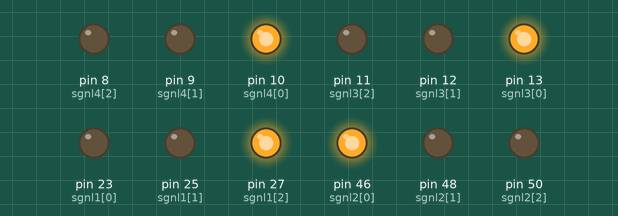
Recording of a sketch running on a simulated Arduino Mega 2560, built with avr-gcc and run on an emulated ATmega2560. On the bench: output pins drawn as LEDs (lit = HIGH).

Above: at 0.1 s.
At 5.1 s:
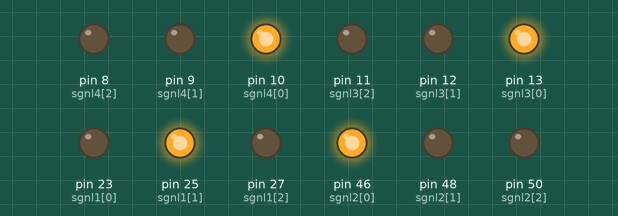
At 12.1 s:
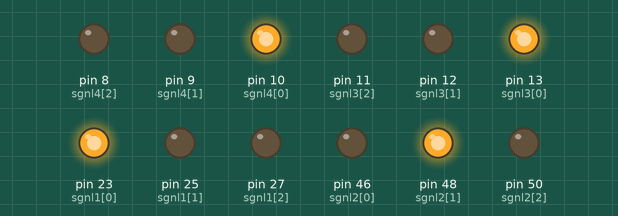
At 19.1 s:
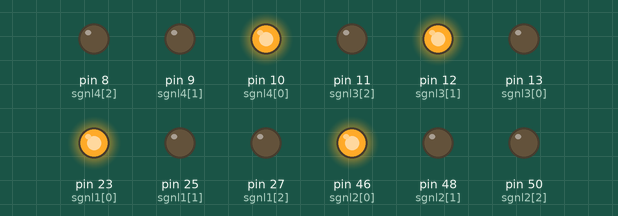
At 26.1 s:
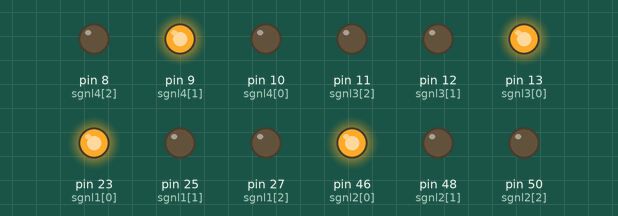
At 35.1 s:
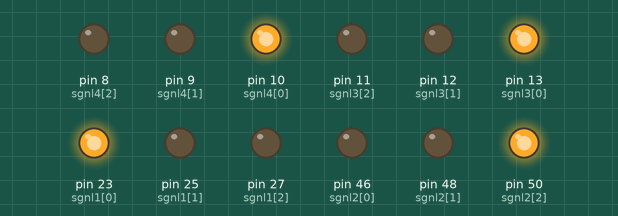
Timing chart, 0 to 36.6 s (numbered marks = the images above):
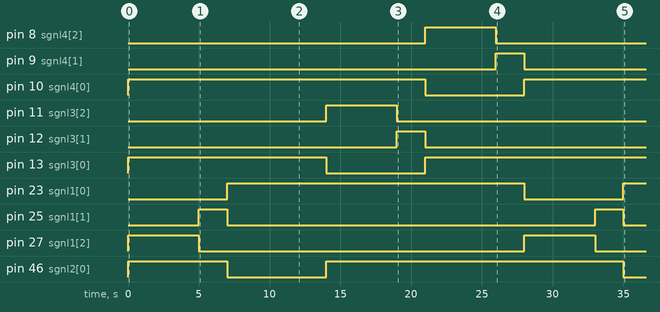

Measured:
- by itself, pin 8 (sgnl4[2]): LOW → HIGH at 21.0 s, → LOW 5.0 s later
- by itself, pin 9 (sgnl4[1]): LOW → HIGH at 26.0 s, → LOW 2.0 s later
- by itself, pin 10 (sgnl4[0]): LOW → HIGH at 0.00 s, → LOW 21.0 s later, → HIGH 7.0 s later
- by itself, pin 11 (sgnl3[2]): LOW → HIGH at 14.0 s, → LOW 5.0 s later
- by itself, pin 12 (sgnl3[1]): LOW → HIGH at 19.0 s, → LOW 2.0 s later
- by itself, pin 13 (sgnl3[0]): LOW → HIGH at 0.00 s, → LOW 14.0 s later, → HIGH 7.0 s later
- by itself, pin 23 (sgnl1[0]): LOW → HIGH at 7.0 s, → LOW 21.0 s later, → HIGH 7.0 s later
- by itself, pin 25 (sgnl1[1]): alternates HIGH for 2.0 s and LOW for 26.0 s

The sketch:

Task1_Anushri.ino
```cpp
int sgnl1[] = {23, 25, 27};
int sgnl2[] = {46, 48, 50};
int sgnl3[] = {13, 12, 11};
int sgnl4[] = {10, 9, 8};
int rDelay = 5000;
int yDelay = 2000;
void setup()
{
  for (int i = 0; i < 3; i++)                    // Declaring all LED's as output
  {
    pinMode(sgnl1[i], OUTPUT);
    pinMode(sgnl2[i], OUTPUT);
    pinMode(sgnl3[i], OUTPUT);
    pinMode(sgnl4[i], OUTPUT);
  }
}
void loop()
{
  digitalWrite(sgnl1[2], HIGH);               // Making Green  LED at signal 1 HIGH and red LED's at other signal HIGH
  digitalWrite(sgnl1[0], LOW);
  digitalWrite(sgnl2[0], HIGH);
  digitalWrite(sgnl3[0], HIGH);
  digitalWrite(sgnl4[0], HIGH);
  delay(rDelay);

  digitalWrite(sgnl1[1], HIGH);               // Making Green LED at signal 1 LOW and making yellow LED at signal 1 HIGH for 2 seconds
  digitalWrite(sgnl1[2], LOW);
  delay(yDelay);
  digitalWrite(sgnl1[1], LOW);

  digitalWrite(sgnl1[0], HIGH);               // Making Green  LED at signal 2 HIGH and red LED's at other signal HIGH
  digitalWrite(sgnl2[2], HIGH);
  digitalWrite(sgnl2[0], LOW);
  digitalWrite(sgnl3[0], HIGH);
  digitalWrite(sgnl4[0], HIGH);
  delay(rDelay);

  digitalWrite(sgnl2[1], HIGH);               // Making Green LED at signal 2 LOW and making yellow LED at signal 2 HIGH for 2 seconds
  digitalWrite(sgnl2[2], LOW);
  delay(yDelay);
  digitalWrite(sgnl2[1], LOW);

  digitalWrite(sgnl1[0], HIGH);               // Making Green  LED at signal 3 HIGHand red LED's at other signal HIGH
  digitalWrite(sgnl2[0], HIGH);
  digitalWrite(sgnl3[2], HIGH);
  digitalWrite(sgnl3[0], LOW);
  digitalWrite(sgnl4[0], HIGH);
  delay(rDelay);

  digitalWrite(sgnl3[1], HIGH);               // Making Green LED at signal 3 LOW and making yellow LED at signal 3 HIGH for 2 seconds
  digitalWrite(sgnl3[2], LOW);
  delay(yDelay);
  digitalWrite(sgnl3[1], LOW);

  digitalWrite(sgnl1[0], HIGH);               // Making Green  LED at signal 4 HIGH and red LED's at other signal HIGH
  digitalWrite(sgnl2[0], HIGH);
  digitalWrite(sgnl3[0], HIGH);
  digitalWrite(sgnl4[2], HIGH);
  digitalWrite(sgnl4[0], LOW);
  delay(rDelay);

  digitalWrite(sgnl4[1], HIGH);               // Making Green LED at signal 4 LOW and making yellow LED at signal 4 HIGH for 2 seconds
  digitalWrite(sgnl4[2], LOW);
  delay(yDelay);
  digitalWrite(sgnl4[1], LOW);
}
```
